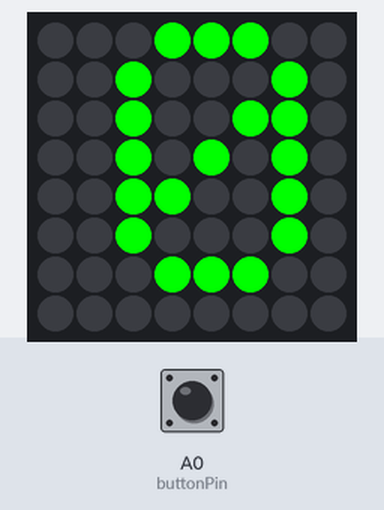
A sketch run on a simulated Arduino Uno, built with avr-gcc and run on an emulated ATmega328P. Shown: 8×8 RGB LED matrix (first LED top left, wired row by row). The test bench sets the inputs (shaded band); at power-on: A0 (buttonPin) HIGH. The local clock reads 2024-03-15 10:24:30 at power-on unless the sketch sets it.

Above: at 1.2 s.
1.3 s: A0 (buttonPin) pulled LOW for 3.2 s
At 5.01 s:
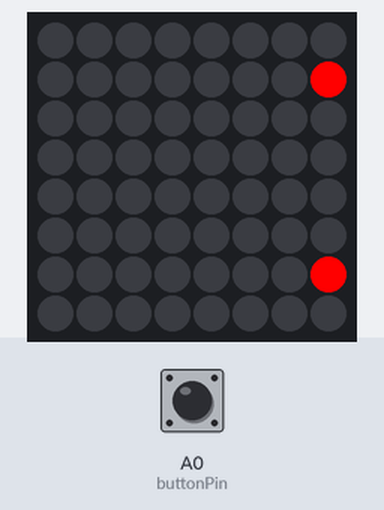
6.6 s: A0 (buttonPin) pulled LOW for 0.15 s
At 8.63 s:
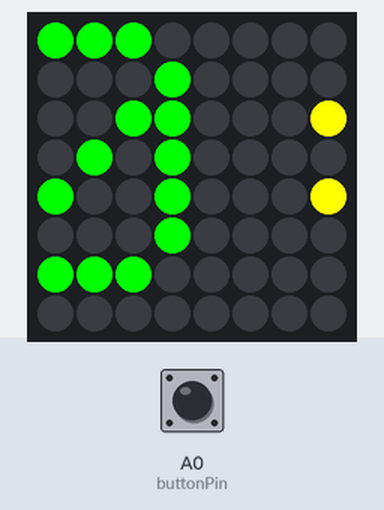
9.0 s: A0 (buttonPin) pulled LOW for 0.15 s
At 11.53 s:
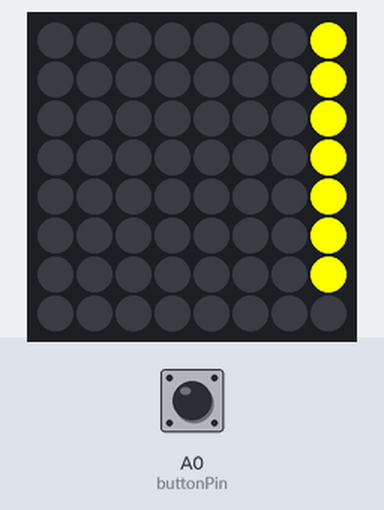

The sketch:

ch_05_LED_matrix_clock.ino
```cpp
// Chapter 5. LED Matrix Clock

#include <Wire.h>
#include <RTClib.h>
#include <Adafruit_LEDBackpack.h>
#include <Adafruit_GFX.h>

int buttonPin = A0;

RTC_DS1307 RTC;
Adafruit_BicolorMatrix matrix = Adafruit_BicolorMatrix();

char* monthNames[] = {"Jan", "Feb", "Mar", "Apr", "May", "Jun", "Jul",
  "Aug", "Sep", "Oct", "Nov", "Dec"};


boolean showDate = false;

void setup()
{
  pinMode(buttonPin, INPUT_PULLUP);
  Wire.begin();
  if (! RTC.isrunning() || digitalRead(buttonPin) == LOW)
  {
    RTC.adjust(DateTime(__DATE__, __TIME__));
  }
  matrix.begin(0x70);
  matrix.setTextWrap(false);
  matrix.setTextSize(1);
}

void loop()
{
  if (showDate)
  {
    displayDate();
  }
  else
  {
    displayTime();
  }
}

void displayTime()
{
  DateTime now = RTC.now();
  for (int8_t x=7; x>=-36; x--)
  {
    checkButton();
    if (showDate)
    {
      delay(500);
      break;
    }
    matrix.clear();
    matrix.setCursor(x, 0);
    matrix.setTextColor(LED_GREEN);
    matrix.print(now.hour());
    matrix.setTextColor(LED_YELLOW);
    matrix.print(":");
    matrix.setTextColor(LED_GREEN);
    if (now.minute() < 10)
    {
      matrix.print("0");
    }
    matrix.print(now.minute());
    matrix.writeDisplay();
    delay(100);
  }
}


void displayDate()
{
  DateTime now = RTC.now();
  for (int8_t x=7; x>=-80; x--)
  {
    checkButton();
    if (! showDate)
    {
      delay(500);
      break;
    }
    matrix.clear();
    matrix.setCursor(x, 0);
    matrix.setTextColor(LED_RED);
    matrix.print(now.day());
    matrix.setTextColor(LED_YELLOW);
    matrix.print(" ");
    matrix.print(monthNames[now.month() -1]);
    matrix.setTextColor(LED_GREEN);
    matrix.print(" ");
    matrix.print(now.year());
    matrix.writeDisplay();
    delay(100);
  }
}


void checkButton()
{
  if (digitalRead(buttonPin) == LOW)
  {
    showDate = ! showDate;
  }
}
```

Measured:
- after the input at 6.6 s, the LEDs: first change after 0.53 s (image 2 shows a later state)
